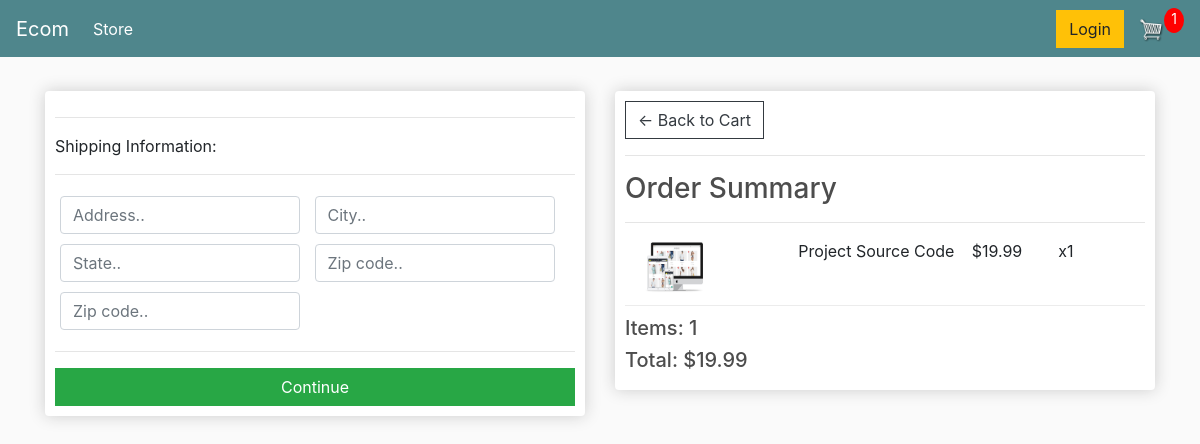
/checkout/ (signed in), run on an earlier commit of the app's database.
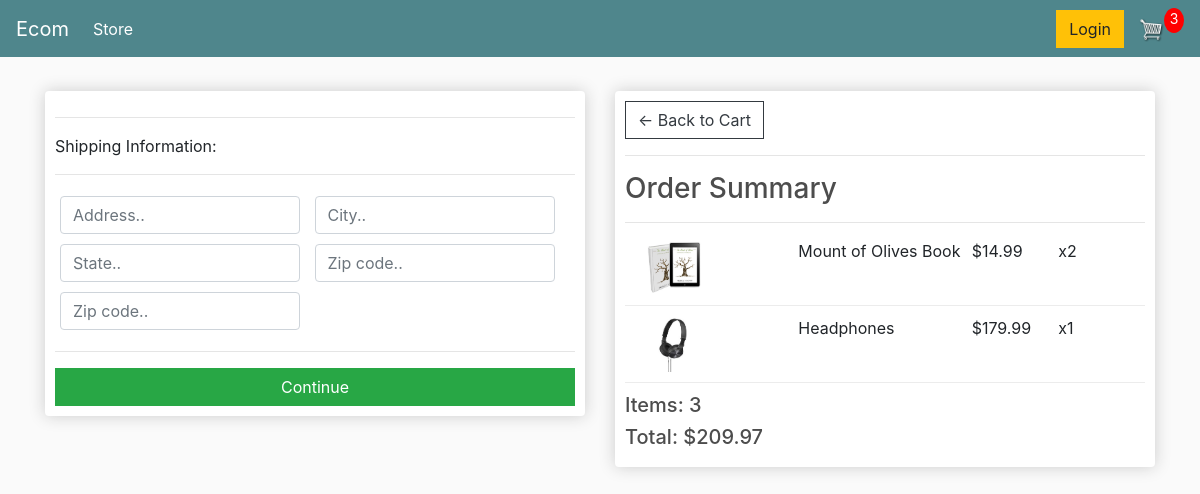
And on a later commit of the database.
### store/models.py (models this page shows, shortened)
class OrderItem(models.Model):
    product = models.ForeignKey(Product, on_delete=models.SET_NULL, null=True)
    order = models.ForeignKey(Order, on_delete=models.SET_NULL, null=True)
    quantity = models.IntegerField(default=0, null=True, blank=True)
    date_added = models.DateTimeField(auto_now_add=True)
    @property
    def get_total(self):
        total = self.product.price * self.quantity
        return total

class Product(models.Model):
    name = models.CharField(max_length=200)
    price = models.DecimalField(max_digits=7, decimal_places=2)
    digital = models.BooleanField(default=False, null=True, blank=True)
    image = models.ImageField(null=True, blank=True)
    @property
    def imageURL(self):
        try:
            url = self.image.url
        except:
            url = ''
        return url

class Order(models.Model):
    customer = models.ForeignKey(Customer, on_delete=models.SET_NULL, null=True, blank=True)
    date_ordered = models.DateTimeField(auto_now_add=True)
    complete = models.BooleanField(default=False)
    transaction_id = models.CharField(max_length=100, null=True)
    @property
    def shipping(self):
        shipping = False
        orderitems = self.orderitem_set.all()
        for i in orderitems:
            if i.product.digital == False:
                shipping = True
        return shipping
    @property
    def get_cart_total(self):
        orderitems = self.orderitem_set.all()
        total = sum([item.get_total for item in orderitems])
        return total
    @property
    def get_cart_items(self):
        orderitems = self.orderitem_set.all()
        total = sum([item.quantity for item in orderitems])
        return total

### store/views.py (the view)
# urls.py: path('checkout/', views.checkout, name="checkout"),
def checkout(request):
    if request.user.is_authenticated:
        customer = request.user.customer
        order, created = Order.objects.get_or_create(customer=customer, complete=False)
        items = order.orderitem_set.all()
        cartItems = order.get_cart_items
    else:
        items = []
        order = {'get_cart_total': 0, 'get_cart_items': 0, 'shipping': False}
        cartItems = order['get_cart_items']
    context = {'items': items, 'order': order, 'cartItems': cartItems}
    return render(request, 'store/checkout.html', context)

### store/templates/store/checkout.html (shortened to what this page needs)
{% extends 'store/main.html' %}
{% load static %}
{% block content %}
<div class="row">
    <div class="col-lg-6">
        <div class="box-element" id="form-wrapper">
            <form id="form">
                <div id="shipping-info">
                    <hr>
                    <p>Shipping Information:</p>
                    <hr>
                    <div class="form-field">
                        <input class="form-control" type="text" name="address" placeholder="Address..">
                    </div>
                    <div class="form-field">
                        <input class="form-control" type="text" name="city" placeholder="City..">
                    </div>
                    <div class="form-field">
                        <input class="form-control" type="text" name="state" placeholder="State..">
                    </div>
                    <div class="form-field">
                        <input class="form-control" type="text" name="zipcode" placeholder="Zip code..">
                    </div>
                    <div class="form-field">
                        <input class="form-control" type="text" name="country" placeholder="Zip code..">
                    </div>
                </div>
                <hr>
                <input id="form-button" class="btn btn-success btn-block" type="submit" value="Continue">
            </form>
        </div>
        <br>
    </div>
    <div class="col-lg-6">
        <div class="box-element">
            <a class="btn btn-outline-dark" href="{% url 'cart' %}">&#x2190; Back to Cart</a>
            <hr>
            <h3>Order Summary</h3>
            <hr>
            {% for item in items %}
            <div class="cart-row">
                <div style="flex:2"><img class="row-image" src="{{item.product.imageURL}}"></div>
                <div style="flex:2"><p>{{item.product.name}}</p></div>
                <div style="flex:1"><p>${{item.product.price|floatformat:2}}</p></div>
                <div style="flex:1"><p>x{{item.quantity}}</p></div>
            </div>
            {% endfor %}
            <h5>Items: {{order.get_cart_items}}</h5>
            <h5>Total: ${{order.get_cart_total|floatformat:2}}</h5>
        </div>
    </div>
</div>
{% endblock content %}

What changed in the data, as far as the page shows it:
removed OrderItem: product.imageURL (picture), product.name "Project Source Code", product.price "19.99", quantity "1"
added OrderItem: product.imageURL (picture), product.name "Mount of Olives Book", product.price "14.99", quantity "2"
added OrderItem: product.imageURL (picture), product.name "Headphones", product.price "179.99", quantity "1"
computed for Order: get_cart_items "1" → "3"; get_cart_total "19.99" → "209.97"
Also different on the page:
{{ cartItems }}: "1" → "3"
